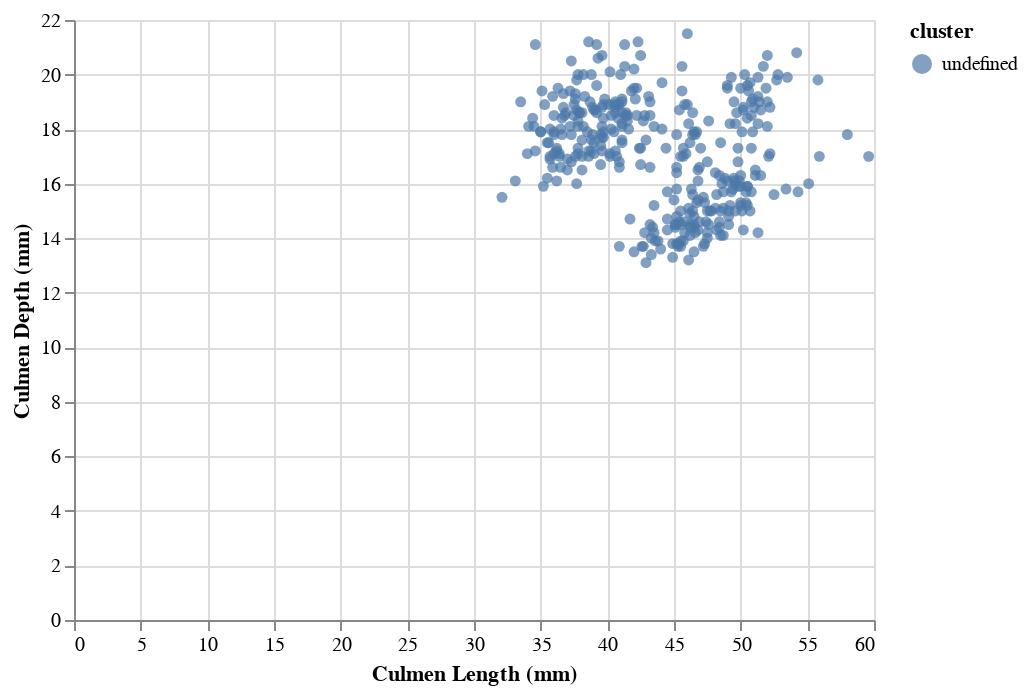

The cell this chart's notebook holds for it:
### Code cell
import altair as alt
chart = alt.Chart(df)
scatter_plot = chart.mark_circle()
scatter_plot.encode(x='Culmen Length (mm)', y='Culmen Depth (mm)', color='cluster:N')

### Figure 1 — Vega-Lite specification as saved in the notebook (floating-point values rounded to 4 significant figures; data arrays with more than 128 entries replaced by an {"elided": "..."} marker saying what was removed)
{"config": {"view": {"continuousWidth": 400, "continuousHeight": 300}}, "data": {"name": "data-1564d53258b3d32878a12923c56bfb9d"}, "mark": "circle", "encoding": {"color": {"type": "nominal", "field": "cluster"}, "x": {"type": "quantitative", "field": "Culmen Length (mm)"}, "y": {"type": "quantitative", "field": "Culmen Depth (mm)"}}, "$schema": "https://vega.github.io/schema/vega-lite/v4.8.1.json", "datasets": {"data-1564d53258b3d32878a12923c56bfb9d": {"elided": "344 records"}}}
